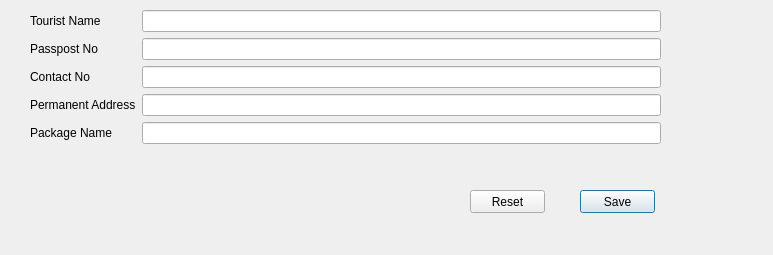
<?xml version="1.0" encoding="UTF-8"?>
<ui version="4.0">
 <class>RegisterTourist</class>
 <widget class="QDialog" name="RegisterTourist">
  <property name="geometry">
   <rect>
    <x>0</x>
    <y>0</y>
    <width>773</width>
    <height>255</height>
   </rect>
  </property>
  <property name="windowTitle">
   <string>RegisterTourist</string>
  </property>
  <widget class="QWidget" name="formLayoutWidget">
   <property name="geometry">
    <rect>
     <x>30</x>
     <y>10</y>
     <width>631</width>
     <height>151</height>
    </rect>
   </property>
   <layout class="QFormLayout" name="formLayout">
    <item row="0" column="0">
     <widget class="QLabel" name="label">
      <property name="text">
       <string>Tourist Name</string>
      </property>
     </widget>
    </item>
    <item row="0" column="1">
     <widget class="QLineEdit" name="txtTouristName"/>
    </item>
    <item row="1" column="0">
     <widget class="QLabel" name="label_4">
      <property name="text">
       <string>Passpost No</string>
      </property>
     </widget>
    </item>
    <item row="1" column="1">
     <widget class="QLineEdit" name="txtPassportNo"/>
    </item>
    <item row="2" column="0">
     <widget class="QLabel" name="label_5">
      <property name="text">
       <string>Contact No</string>
      </property>
     </widget>
    </item>
    <item row="2" column="1">
     <widget class="QLineEdit" name="txtContactNo"/>
    </item>
    <item row="3" column="0">
     <widget class="QLabel" name="label_6">
      <property name="text">
       <string>Permanent Address</string>
      </property>
     </widget>
    </item>
    <item row="3" column="1">
     <widget class="QLineEdit" name="txtPermanentAddress"/>
    </item>
    <item row="4" column="0">
     <widget class="QLabel" name="label_7">
      <property name="text">
       <string>Package Name</string>
      </property>
     </widget>
    </item>
    <item row="4" column="1">
     <widget class="QLineEdit" name="txtPackageName"/>
    </item>
   </layout>
  </widget>
  <widget class="QPushButton" name="btnSave">
   <property name="geometry">
    <rect>
     <x>580</x>
     <y>190</y>
     <width>75</width>
     <height>23</height>
    </rect>
   </property>
   <property name="text">
    <string>Save</string>
   </property>
  </widget>
  <widget class="QPushButton" name="btnReset">
   <property name="geometry">
    <rect>
     <x>470</x>
     <y>190</y>
     <width>75</width>
     <height>23</height>
    </rect>
   </property>
   <property name="text">
    <string>Reset</string>
   </property>
  </widget>
 </widget>
 <resources/>
 <connections/>
</ui>
